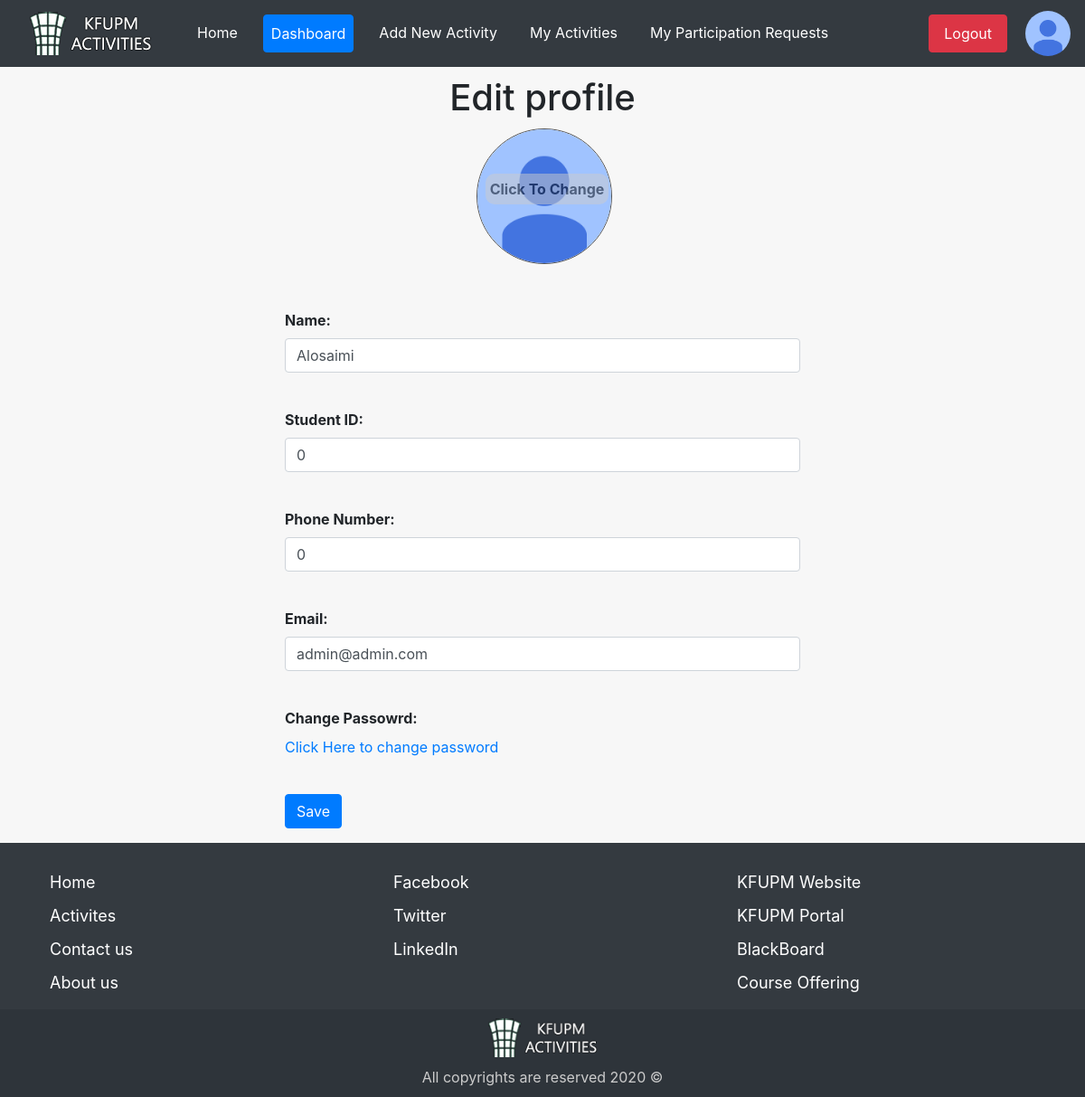
The app's page /user/editProfile.php (signed in) with its own data.
### tables this page shows
CREATE TABLE `users` (
  `id` int(11) NOT NULL,
  `name` varchar(100) NOT NULL,
  `email` varchar(150) NOT NULL,
  `password` varchar(150) NOT NULL,
  `phone_number` int(50) NOT NULL,
  `student_id` int(50) NOT NULL,
  `profile_image` varchar(200) NOT NULL,
  `user_type` int(11) NOT NULL,
  `date` date NOT NULL
);

### user/editProfile.php (the view, shortened to what this page needs)
<?php
include_once "../page/user_header.php";
include_once "../config.php";
?>
<?php
$user_id = $_SESSION['id'];
$sql = "SELECT * FROM users WHERE id = $user_id";
$query = mysqli_query($connect,$sql);
while($row = mysqli_fetch_array($query)){
?>
<div id="editProfile" class="col-sm-6">
    <h1 style="text-align: center;margin: 10px;">Edit profile</h1>
    <form method="POST" action="<?php echo $_SERVER['PHP_SELF'] ?>">
        <div id="userPhoto">
            <img src="../images/account_icon.png" class="img-fluid rounded-circle">
            <label>Click To Change</label>
        </div>
        <div class="form-group">
            <label class="control-label"><strong>Name:</strong></label>
            <div class="">
                <input type="text" value="<?php echo $row['name'];?>" class="form-control" id="name" placeholder="Name" name="n">
            </div>
        </div>
        <br>
        <div class="form-group">
            <label class="control-label" for="name"><strong>Student ID:</strong></label>
            <div class="">
                <input type="text" class="form-control" value="<?php echo $row['student_id'];?>" id="name" placeholder="Student ID" name="sid">
            </div>
        </div>
        <br>
        <div class="form-group">
            <label class="control-label" for="name"><strong>Phone Number:</strong></label>
            <div class="">
                <input type="text" value="<?php echo $row['phone_number'];?>" class="form-control" id="name" placeholder="Phone Number" name="pn">
            </div>
        </div>
        <br>
        <div class="form-group">
            <label class="control-label" for="name"><strong>Email:</strong></label>
            <div class="">
                <input type="email" class="form-control" id="name" value="<?php echo $row['email'];?>" placeholder="Email" name="e">
            </div>
        </div>
        <br>
        <div class="form-group">
            <label class="control-label" for="name"><strong>Change Passowrd:</strong></label>
            <div class="">
                <a href="../user/changePassword.php">Click Here to change password</a>
            </div>
        </div>
        <br>
        <div class="form-group">
            <input type="submit" name="submit" class="btn btn-primary" value="Save">
        </div>
    </form>
    <?php
                                        }
    ?>
</div>
</div>
</body>
</html>

### css/style.css (style rules this page uses)
body { background: #F7F7F7; }
footer { bottom: 0; min-height: 150px; width: 100%; padding-top: 20px; text-align: center; }
footer a { text-decoration: none; color: white; }
footer ul { text-align: left; }
footer ul li { font-size: 18px; margin: 10px; }
footer #logo { width: 150px; margin: auto; display: block; vertical-align: top; margin-bottom: 10px; }
#editProfile { margin: auto !important; min-height: 100vh; }
#editProfile #userPhoto { text-align: center; height: 200px; }
#editProfile #userPhoto img { border: 1px solid #555; width: 150px; height: 150px; position: absolute; }
#editProfile #userPhoto label { margin-top: 50px; margin-left: 10px; background: #CCC; font-weight: bold; color: #000; border-radius: 10px; opacity: 0.5; padding: 5px; z-index: 10; }
.footer-bar { background-color: #2e343a; padding: 10px; }

### records on screen
users: n "Alosaimi", sid "0", pn "0", e "admin@admin.com"
